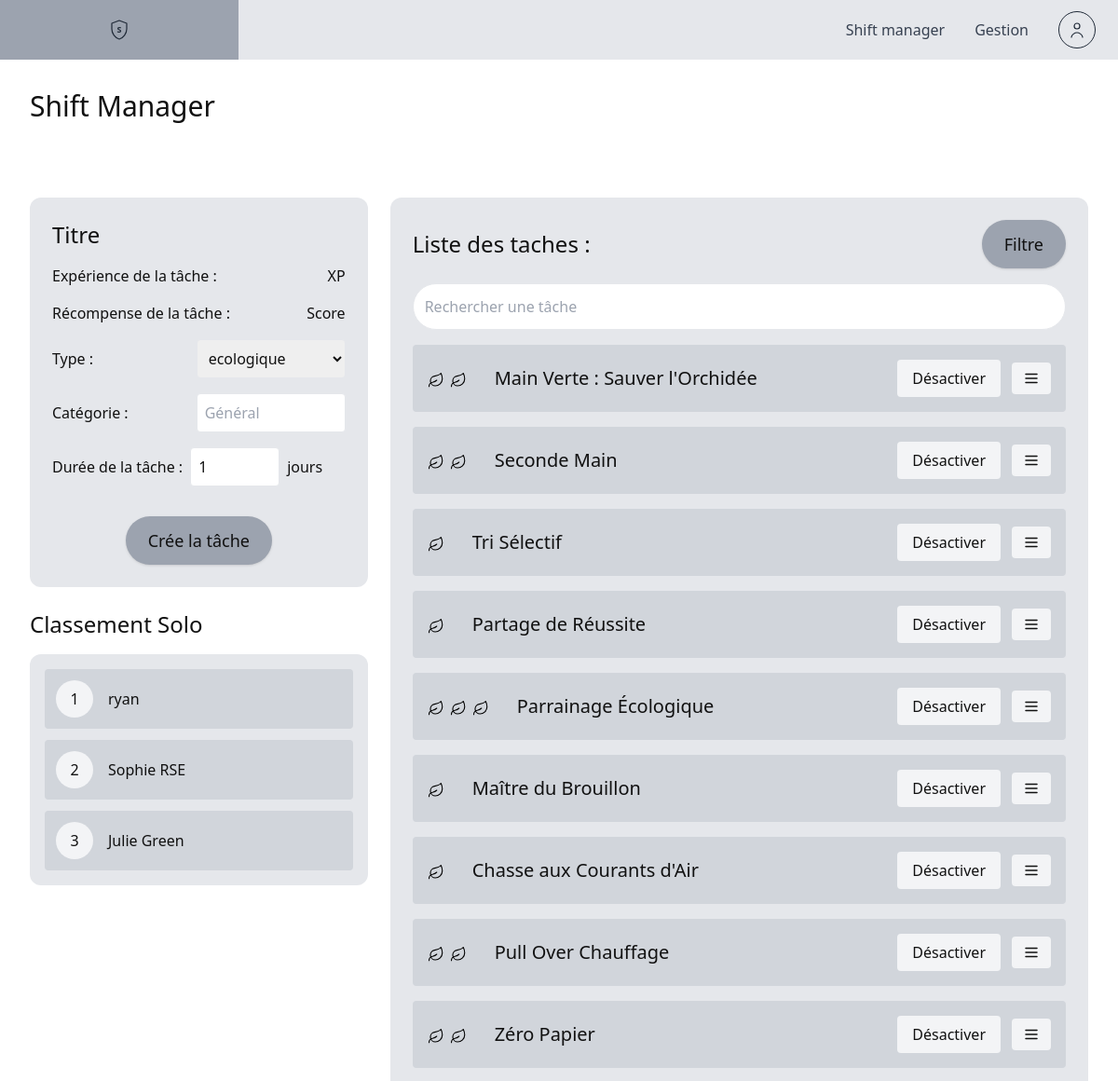
The app's page /admin/admin_shift_manager.php (upper part), older data.
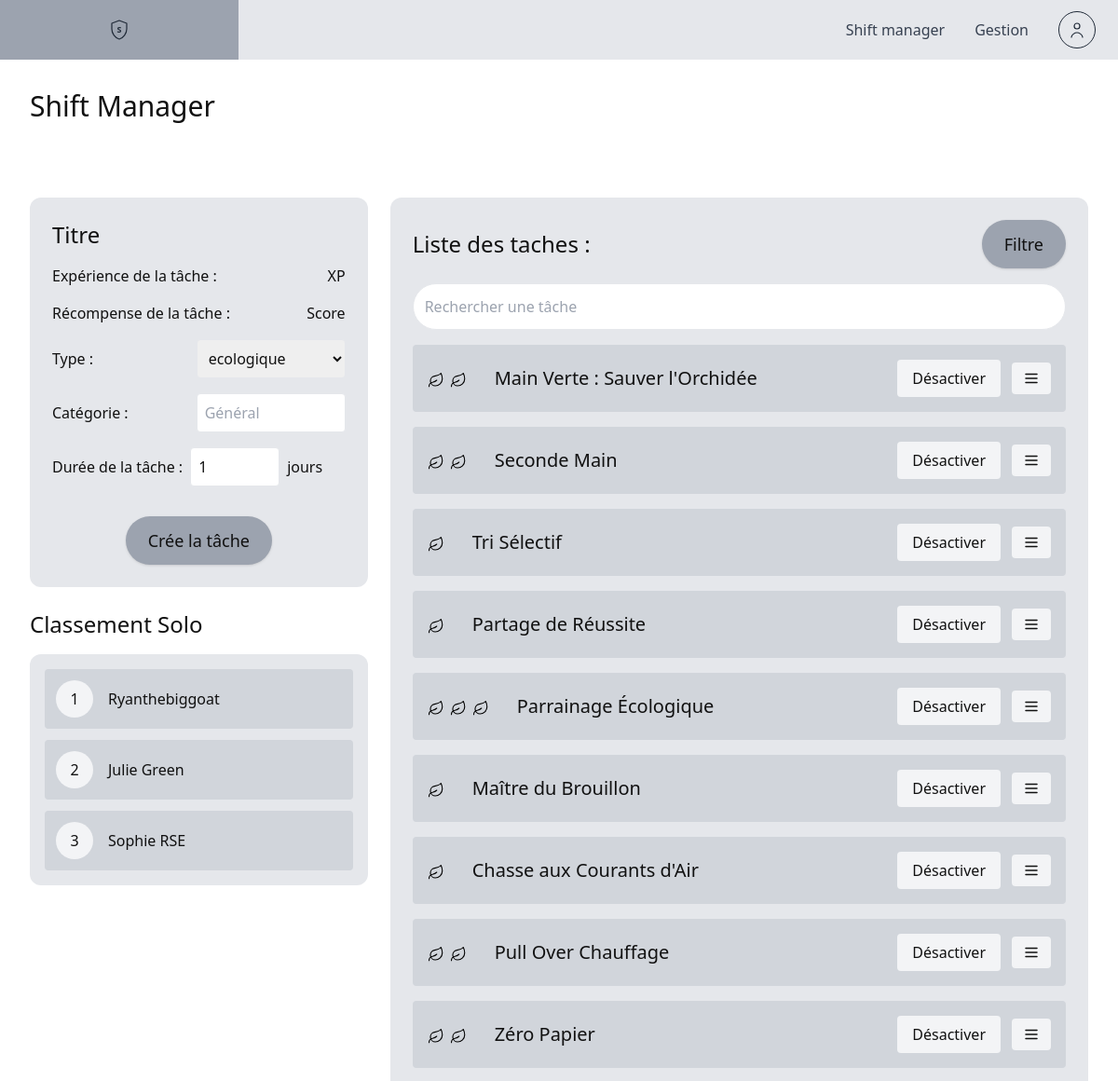
The same page, newer data.
### tables this page shows
CREATE TABLE `users` (
  `id` int(11) NOT NULL,
  `email` varchar(150) NOT NULL,
  `password_hash` varchar(255) NOT NULL,
  `pseudo` varchar(30) DEFAULT NULL,
  `role` enum('shifter','admin','super_admin') DEFAULT 'shifter',
  `points_wallet` int(11) DEFAULT 0,
  `points_rank` int(11) DEFAULT 0,
  `initial_footprint_kg` decimal(5,2) DEFAULT 32.60,
  `total_carbon_saved` float DEFAULT 0,
  `current_streak` int(11) DEFAULT 0,
  `last_activity` date DEFAULT NULL,
  `est_actif` tinyint(1) DEFAULT 1,
  `language_pref` varchar(5) DEFAULT 'fr',
  `company_id` int(11) DEFAULT NULL,
  `department_id` int(11) DEFAULT NULL
);

CREATE TABLE `challenges` (
  `id` int(11) NOT NULL,
  `titre_fr` varchar(100) NOT NULL,
  `titre_en` varchar(100) NOT NULL,
  `descr_fr` text NOT NULL,
  `descr_en` text NOT NULL,
  `xp_gain` int(11) NOT NULL DEFAULT 10,
  `co2_kg` float NOT NULL DEFAULT 0,
  `difficulty` enum('facile','moyen','difficile') DEFAULT 'facile',
  `domaine` enum('ecologique','social') NOT NULL DEFAULT 'ecologique',
  `categorie` varchar(50) NOT NULL DEFAULT 'Général',
  `duration_days` int(11) DEFAULT 1,
  `max_actions_day` tinyint(4) DEFAULT 1,
  `company_id` int(11) DEFAULT NULL
);

### admin/admin_shift_manager.php (the view, shortened to what the changed rows need)
<?php
require_once 'db_connect.php';
?>
<!doctype html>
<html lang="fr">
<head>
  <script src="https://cdn.tailwindcss.com"></script>
</head>
<div class="max-w-screen-2xl mx-auto p-8">
  <h1 class="text-3xl font-light mb-4"> Shift Manager</h1>
</div>
<?php
function leafSVG() {
    return '<span class="leaf" title="feuille"><svg xmlns="http://www.w3.org/2000/svg" class="w-4 h-4 text-black" viewBox="0 0 24 24" fill="none" stroke="currentColor" stroke-width="1.5"><path stroke-linecap="round" stroke-linejoin="round" d="M11 20A7 7 0 0 1 9.8 6.1C15.5 5 17 4.48 19 2c1 2 2 4.18 2 8 0 5.5-4.78 10-10 10ZM2 21c0-3 1.85-5.36 5.08-6C9.5 14.52 12 13 13 12"></path></svg></span>';
}
function renderLeaves($n){
    $n = max(0, min(3, (int)$n));
    $out = '';
    for($i=0;$i<$n;$i++) $out .= leafSVG();
    return $out;
}
?>
<div class="max-w-screen-2xl mx-auto p-8">
  <div class="grid grid-cols-1 lg:grid-cols-3 gap-6">
    <div class="lg:col-span-1 space-y-6">
      <div class="bg-gray-200 card-radius p-6">
        <h2 class="text-2xl mb-4">Titre</h2>
      </div>
      <div>
        <h2 class="text-2xl mb-4">Classement Solo</h2>
        <div class="bg-gray-200 card-radius p-4 space-y-3">
          <?php
            if (!isset($pdo) || !($pdo instanceof PDO)) {
                echo "<div class='text-sm text-red-600'>La connexion DB (\$pdo) n'est pas définie dans db_connect.php</div>";
            } else {
                try {
                    $sql = "SELECT u.id, u.pseudo, COUNT(ua.id) as actions FROM users u LEFT JOIN user_actions ua ON ua.user_id = u.id GROUP BY u.id ORDER BY actions DESC LIMIT 3";
                    $stmt = $pdo->query($sql);
                    $pos = 1;
                    while($row = $stmt->fetch(PDO::FETCH_ASSOC)) {
                        $pseudo = htmlspecialchars($row['pseudo'] ?? 'user'.$row['id']);
                        echo "<div class='flex items-center gap-4 bg-gray-300 rounded p-3'>
                                <div class='w-10 h-10 rounded-full bg-gray-100 flex items-center justify-center'>$pos</div>
                                <div class='flex-1'>$pseudo</div>
                              </div>";
                        $pos++;
                    }
                } catch (Exception $e) {
                    echo "<div class='text-red-500'>Erreur classement</div>";
                }
            }
          ?>
        </div>
      </div>
    </div>
    <div class="lg:col-span-2 bg-gray-200 card-radius p-6">
      <div class="flex justify-between items-center mb-4">
        <h2 class="text-2xl">Liste des taches :</h2>
      </div>
      <div id="tasksList" class="space-y-4">
        <?php
          if (!isset($pdo) || !($pdo instanceof PDO)) {
              echo "<div class='text-red-600'>Impossible d'afficher les tâches : \$pdo introuvable.</div>";
          } else {
              try {
                  $pdo->exec("CREATE TABLE IF NOT EXISTS disabled_challenges (
                    id INT AUTO_INCREMENT PRIMARY KEY,
                    challenge_id INT NOT NULL UNIQUE,
                    disabled_at DATETIME DEFAULT CURRENT_TIMESTAMP
                  ) ENGINE=InnoDB DEFAULT CHARSET=utf8mb4;");
                  $sql = "SELECT c.*, IF(dc.challenge_id IS NOT NULL,1,0) as disabled,
                             (SELECT COUNT(DISTINCT ua.user_id) FROM user_actions ua WHERE ua.challenge_id=c.id) as users_count
                          FROM challenges c
                          LEFT JOIN disabled_challenges dc ON dc.challenge_id = c.id
                          ORDER BY c.id DESC";
                  $stmt = $pdo->query($sql);
                  while($r = $stmt->fetch(PDO::FETCH_ASSOC)) {
                      $id = (int)$r['id'];
                      $titre = htmlspecialchars($r['titre_fr'] ?? 'Tâche');
                      $difficulty = htmlspecialchars($r['difficulty'] ?? 'facile');
                      $xp = (int)($r['xp_gain'] ?? 0);
                      $score = (float)($r['co2_kg'] ?? 0);
                      $domaine = htmlspecialchars($r['domaine'] ?? '');
                      $categorie = htmlspecialchars($r['categorie'] ?? '');
                      $duration = (int)($r['duration_days'] ?? 0);
                      $disabled = (int)$r['disabled'];
                      $users_count = (int)$r['users_count'];
                      $dl = strtolower($difficulty);
                      $leafCount = 1;
                      if (strpos($dl,'diffic') !== false || $dl==='difficile') $leafCount = 3;
                      elseif (strpos($dl,'moy') !== false || $dl==='moyen') $leafCount = 2;
                      $leaves_html = renderLeaves($leafCount);
                      echo '<div class="flex items-center justify-between bg-gray-300 p-4 rounded card-radius"'
                         .' data-title="'.htmlspecialchars($titre, ENT_QUOTES).'"'
                         .' data-difficulty="'.htmlspecialchars($difficulty, ENT_QUOTES).'"'
                         .' data-xp="'.htmlspecialchars($xp, ENT_QUOTES).'"'
                         .' data-score="'.htmlspecialchars($score, ENT_QUOTES).'"'
                         .' data-domaine="'.htmlspecialchars($domaine, ENT_QUOTES).'"'
                         .' data-categorie="'.htmlspecialchars($categorie, ENT_QUOTES).'"'
                         .' data-duration="'.htmlspecialchars($duration, ENT_QUOTES).'"'
                         .' data-id="'.htmlspecialchars($id, ENT_QUOTES).'"'
                         .' data-users="'.htmlspecialchars($users_count, ENT_QUOTES).'"'
                         .'>' ;
                      echo '<div class="flex items-center gap-3">';
                      echo '<div class="mr-3">'.$leaves_html.'</div>';
                      echo '<div class="text-xl font-light">'.$titre.'</div>';
                      echo '</div>';
                      echo '<div class="flex items-center gap-3">';
                      echo '<button class="px-4 py-2 rounded bg-gray-100" onclick="toggleDisable('.$id.', this)">'.($disabled ? 'Réactiver' : 'Désactiver').'</button>';
                      echo '<button class="px-3 py-2 rounded bg-gray-100" onclick="openParams('.$id.')" title="Paramètres">
                              <svg width="18" height="18" viewBox="0 0 24 24" fill="none" xmlns="http://www.w3.org/2000/svg">
                                <rect x="3" y="5" width="18" height="2" rx="1" fill="currentColor"/>
                                <rect x="3" y="11" width="18" height="2" rx="1" fill="currentColor"/>
                                <rect x="3" y="17" width="18" height="2" rx="1" fill="currentColor"/>
                              </svg>
                            </button>';
                      echo '</div>';
                      echo '</div>';
                  }
              } catch (Exception $e) {
                  echo "<div class='text-red-600'>Erreur lecture tâches</div>";
              }
          }
        ?>
      </div>
    </div>
  </div>
</div>
</body>
</html>

Row changes from the older to the newer data that the page shows:
changed users: pseudo "ryan" → "Ryanthebiggoat"
changed users "Julie Green": moves up the list
